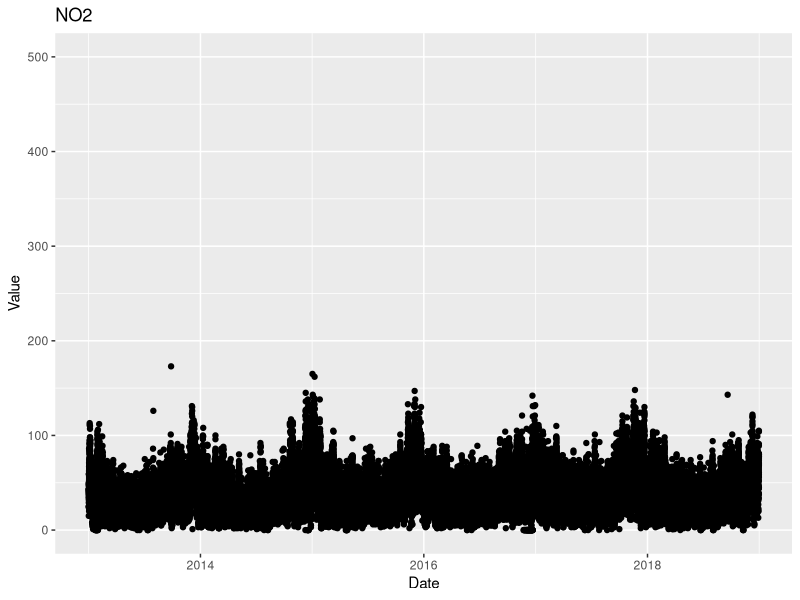
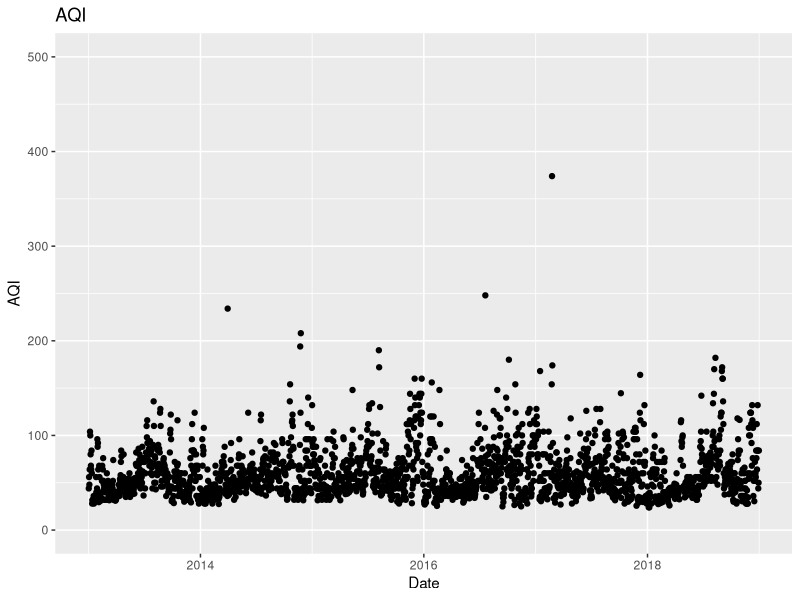

R code for these plots, in order:
# Air quality. Daily data years 2001-2018  (2018)
# Works
#Clean environmemnt
rm(list=ls())


library(tidyverse)
library(XML)
require(XML)
library(writexl)
library("readxl")

airquality2018 <- read_excel("Cleaned_Airquality2018_2.xlsx")
AQI2018 <- read_excel("Cleaned_AQI2018_2.xlsx")

airquality2017 <- read_excel("Cleaned_Airquality2017_2.xlsx")
AQI2017 <- read_excel("Cleaned_AQI2017_2.xlsx")

airquality2016 <- read_excel("Cleaned_Airquality2016_2.xlsx")
AQI2016 <- read_excel("Cleaned_AQI2016_2.xlsx")

airquality2015 <- read_excel("Cleaned_Airquality2015_2.xlsx")
AQI2015 <- read_excel("Cleaned_AQI2015_2.xlsx")

airquality2014 <- read_excel("Cleaned_Airquality2014_2.xlsx")
AQI2014 <- read_excel("Cleaned_AQI2014_2.xlsx")

airquality2013 <- read_excel("Cleaned_Airquality2013_2.xlsx")
AQI2013 <- read_excel("Cleaned_AQI2013_2.xlsx")


#Merge all years together
airquality2013_2018 <- rbind(airquality2013,airquality2014,airquality2015,airquality2016,
                             airquality2017,airquality2018)

AQI2013_2018 <- rbind(AQI2013,AQI2014,AQI2015,AQI2016,AQI2017,AQI2018)



# #Filter for station 8 (Escuelas Aquirre)
# airquality2013_2018 <- filter(airquality2013_2018, Station==8)
# 
# 
# #Assign NA if not valid
# airquality2013_2018$Value[airquality2013_2018$Valid=="N"]=NA
# 
# 
# #Remove dates which are NA
# completeFun <- function(data, desiredCols) {
#   completeVec <- complete.cases(data[, desiredCols])
#   return(data[completeVec, ])
# }
# airquality2013_2018 <- completeFun(airquality2013_2018, "Date")
# AQI2013_2018 <- completeFun(AQI2013_2018, "Date")
# 
# 
# #Write airquality to excel file
# write_xlsx(airquality2013_2018, "Cleaned_Airquality2013_2018.xlsx")
# 
# write_xlsx(AQI2013_2018,"Cleaned_AQI2013_2018.xlsx")



NO2_2013_2018 <- filter(airquality2013_2018, Magnitude==8)

#plot of NO2 for all stations
ggplot(data = NO2_2013_2018) +
  geom_point(mapping = aes(x = Date, y = Value)) +
  ylim(0,500)+
  ggtitle("NO2")

#plot of AQI
ggplot(data = AQI2013_2018) +
  geom_point(mapping = aes(x = Date, y = AQI)) +
  ylim(0,500)+
  ggtitle("AQI")
